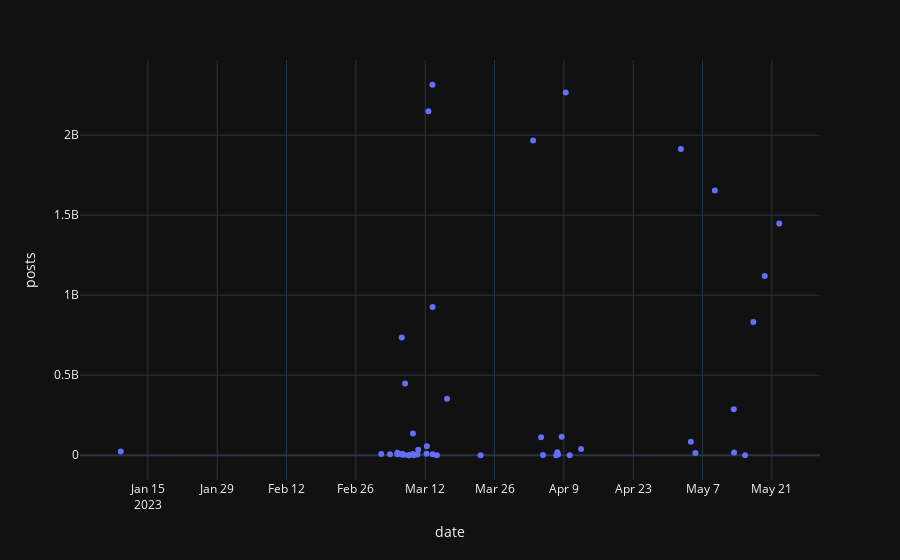

The notebook cell this image was saved under:
### Code cell
px.scatter(date_df, date_df.index, 'posts')
